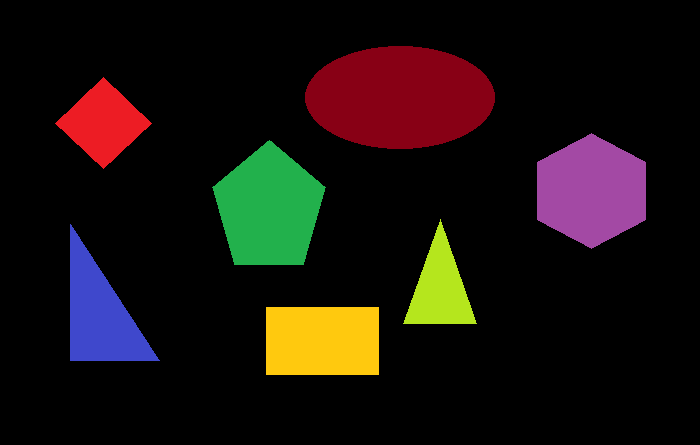
#> input picture Resources/img-2.png, 700 x 445 px
$ python Contours_and_measures.py
#> lines starting #> are read from the running program, lines starting #| are printed output that depends on the picture; after the words box and inside, x2 and y2 are one past the last pixel; in counts of white or black regions, pixels touching at a corner belong together
import cv2


def showImage(image_name, image):
    cv2.imshow(image_name, image)
    cv2.waitKey(0)

def calculatePerimeter(object):
    perimeter = cv2.arcLength(object, True)
    perimeter = round(perimeter, 4)
    return perimeter

def calculateArea(object):
    area = cv2.contourArea(object)
    return area

def calculateAndDraw(contours):

    for i, cnt in enumerate(contours):
        M = cv2.moments(cnt)
        if M['m00'] != 0.0:
            x1 = int(M['m10']/M['m00'])
            y1 = int(M['m01']/M['m00'])

        area = calculateArea(cnt)
        perimeter = calculatePerimeter(cnt)
        print(f'Area of contour {i+1}: ', area)
        print(f'Perimeter of contour {i+1}: ', perimeter)

        img_with_rectangles = drawRectangle(cnt)
        cv2.putText(img_with_rectangles, f'Area: {area}', (x1, y1), cv2.FONT_HERSHEY_SIMPLEX, 0.6, (0, 255, 0), 2)
        cv2.putText(img_with_rectangles, f'Perimeter: {perimeter}', (x1, y1+20), cv2.FONT_HERSHEY_SIMPLEX, 0.6, (0, 255, 0), 2)

    showImage("Medidas", image=img_with_rectangles)
    saveImage('Resources/measures.jpg', image_copy)


def drawRectangle(object):
    img_with_rectangle = cv2.drawContours(img, [object], -1, (0, 255, 255), 3)
    return img_with_rectangle


def saveImage(path_and_name, image):
    cv2.imwrite(path_and_name, image)


img = cv2.imread("Resources/img-2.png")
#> img is the input picture: shape (445, 700, 3); mean B, G, R 13.7, 17.4, 25.9
assert img is not None, "File not be read, check the path"

# convert to gray scacle
gray = cv2.cvtColor(img, cv2.COLOR_BGR2GRAY)
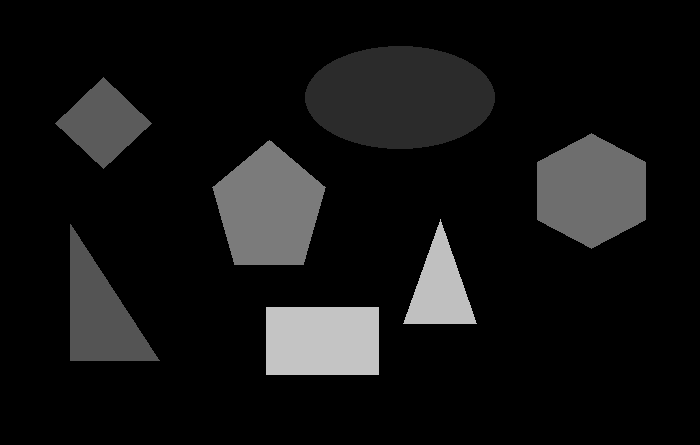
#> gray: shape (445, 700); min 0, max 196, mean 19.5

# apply threasholding to convert grayscale to binary image
ret, thresh = cv2.threshold(gray, 40, 255, 0)
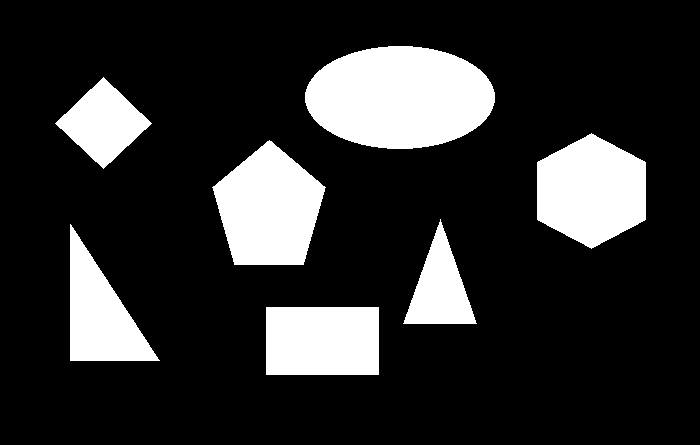
#> thresh: shape (445, 700); 18.2% white; 7 white regions

# find the contours on the binary image
contours, hierarchy = cv2.findContours(image=thresh,
                                        mode=cv2.RETR_TREE,
                                        method=cv2.CHAIN_APPROX_SIMPLE)
#> contours = 7 contours; box (x1, y1, x2, y2) and area: (305, 46, 495, 149) 15124, (212, 140, 326, 265) 9617, (537, 133, 646, 249) 9279, (266, 307, 379, 375) 7504, (70, 224, 160, 361) 6028, (55, 77, 152, 169) 4360, (403, 219, 477, 324) 3738

image_copy = img.copy()
#> (the run stopped early here; a loop or call above may not have finished)
